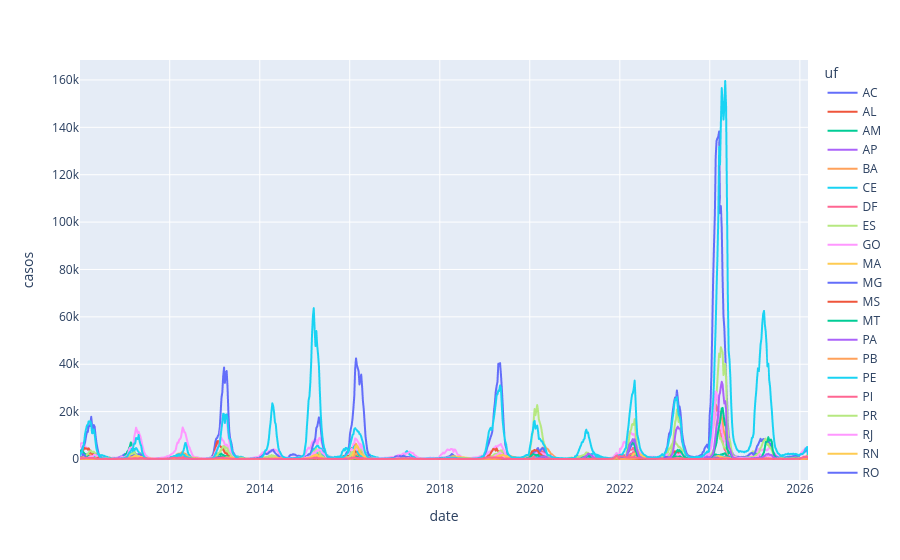

The cell this chart's notebook holds for it:
### Code cell
# Visualize state-level incidence
# -----------------------
df = imdc_dengue_df

state_sr = df.groupby(["uf", "date"])["casos"].sum()


# ---- Plot
fig = px.line(state_sr.reset_index(), x="date", y="casos", color="uf")

display(fig)

# --- Save
fpath = ROOT_DIRPATH / Path(".local/dengue_cases_uf.html")
fpath.parent.mkdir(exist_ok=True, parents=True)

fig.write_html(fpath, include_plotlyjs="cdn")

### Figure 1 — Plotly figure (JSON) as saved in the notebook; plotly's stock layout.template omitted (floating-point values rounded to 4 significant figures; data arrays with more than 128 entries replaced by an {"elided": "..."} marker saying what was removed)
{"data": [{"hovertemplate": "uf=AC<br>date=%{x}<br>casos=%{y}<extra></extra>", "legendgroup": "AC", "line": {"color": "#636efa", "dash": "solid"}, "marker": {"symbol": "circle"}, "mode": "lines", "name": "AC", "showlegend": true, "x": {"elided": "845 str values"}, "xaxis": "x", "y": {"elided": "845 int values"}, "yaxis": "y", "type": "scattergl"}, {"hovertemplate": "uf=AL<br>date=%{x}<br>casos=%{y}<extra></extra>", "legendgroup": "AL", "line": {"color": "#EF553B", "dash": "solid"}, "marker": {"symbol": "circle"}, "mode": "lines", "name": "AL", "showlegend": true, "x": {"elided": "845 str values"}, "xaxis": "x", "y": {"elided": "845 int values"}, "yaxis": "y", "type": "scattergl"}, {"hovertemplate": "uf=AM<br>date=%{x}<br>casos=%{y}<extra></extra>", "legendgroup": "AM", "line": {"color": "#00cc96", "dash": "solid"}, "marker": {"symbol": "circle"}, "mode": "lines", "name": "AM", "showlegend": true, "x": {"elided": "845 str values"}, "xaxis": "x", "y": {"elided": "845 int values"}, "yaxis": "y", "type": "scattergl"}, {"hovertemplate": "uf=AP<br>date=%{x}<br>casos=%{y}<extra></extra>", "legendgroup": "AP", "line": {"color": "#ab63fa", "dash": "solid"}, "marker": {"symbol": "circle"}, "mode": "lines", "name": "AP", "showlegend": true, "x": {"elided": "845 str values"}, "xaxis": "x", "y": {"elided": "845 int values"}, "yaxis": "y", "type": "scattergl"}, {"hovertemplate": "uf=BA<br>date=%{x}<br>casos=%{y}<extra></extra>", "legendgroup": "BA", "line": {"color": "#FFA15A", "dash": "solid"}, "marker": {"symbol": "circle"}, "mode": "lines", "name": "BA", "showlegend": true, "x": {"elided": "845 str values"}, "xaxis": "x", "y": {"elided": "845 int values"}, "yaxis": "y", "type": "scattergl"}, {"hovertemplate": "uf=CE<br>date=%{x}<br>casos=%{y}<extra></extra>", "legendgroup": "CE", "line": {"color": "#19d3f3", "dash": "solid"}, "marker": {"symbol": "circle"}, "mode": "lines", "name": "CE", "showlegend": true, "x": {"elided": "845 str values"}, "xaxis": "x", "y": {"elided": "845 int values"}, "yaxis": "y", "type": "scattergl"}, {"hovertemplate": "uf=DF<br>date=%{x}<br>casos=%{y}<extra></extra>", "legendgroup": "DF", "line": {"color": "#FF6692", "dash": "solid"}, "marker": {"symbol": "circle"}, "mode": "lines", "name": "DF", "showlegend": true, "x": {"elided": "845 str values"}, "xaxis": "x", "y": {"elided": "845 int values"}, "yaxis": "y", "type": "scattergl"}, {"hovertemplate": "uf=ES<br>date=%{x}<br>casos=%{y}<extra></extra>", "legendgroup": "ES", "line": {"color": "#B6E880", "dash": "solid"}, "marker": {"symbol": "circle"}, "mode": "lines", "name": "ES", "showlegend": true, "x": {"elided": "845 str values"}, "xaxis": "x", "y": {"elided": "845 int values"}, "yaxis": "y", "type": "scattergl"}, {"hovertemplate": "uf=GO<br>date=%{x}<br>casos=%{y}<extra></extra>", "legendgroup": "GO", "line": {"color": "#FF97FF", "dash": "solid"}, "marker": {"symbol": "circle"}, "mode": "lines", "name": "GO", "showlegend": true, "x": {"elided": "845 str values"}, "xaxis": "x", "y": {"elided": "845 int values"}, "yaxis": "y", "type": "scattergl"}, {"hovertemplate": "uf=MA<br>date=%{x}<br>casos=%{y}<extra></extra>", "legendgroup": "MA", "line": {"color": "#FECB52", "dash": "solid"}, "marker": {"symbol": "circle"}, "mode": "lines", "name": "MA", "showlegend": true, "x": {"elided": "845 str values"}, "xaxis": "x", "y": {"elided": "845 int values"}, "yaxis": "y", "type": "scattergl"}, {"hovertemplate": "uf=MG<br>date=%{x}<br>casos=%{y}<extra></extra>", "legendgroup": "MG", "line": {"color": "#636efa", "dash": "solid"}, "marker": {"symbol": "circle"}, "mode": "lines", "name": "MG", "showlegend": true, "x": {"elided": "845 str values"}, "xaxis": "x", "y": {"elided": "845 int values"}, "yaxis": "y", "type": "scattergl"}, {"hovertemplate": "uf=MS<br>date=%{x}<br>casos=%{y}<extra></extra>", "legendgroup": "MS", "line": {"color": "#EF553B", "dash": "solid"}, "marker": {"symbol": "circle"}, "mode": "lines", "name": "MS", "showlegend": true, "x": {"elided": "845 str values"}, "xaxis": "x", "y": {"elided": "845 int values"}, "yaxis": "y", "type": "scattergl"}, {"hovertemplate": "uf=MT<br>date=%{x}<br>casos=%{y}<extra></extra>", "legendgroup": "MT", "line": {"color": "#00cc96", "dash": "solid"}, "marker": {"symbol": "circle"}, "mode": "lines", "name": "MT", "showlegend": true, "x": {"elided": "845 str values"}, "xaxis": "x", "y": {"elided": "845 int values"}, "yaxis": "y", "type": "scattergl"}, {"hovertemplate": "uf=PA<br>date=%{x}<br>casos=%{y}<extra></extra>", "legendgroup": "PA", "line": {"color": "#ab63fa", "dash": "solid"}, "marker": {"symbol": "circle"}, "mode": "lines", "name": "PA", "showlegend": true, "x": {"elided": "845 str values"}, "xaxis": "x", "y": {"elided": "845 int values"}, "yaxis": "y", "type": "scattergl"}, {"hovertemplate": "uf=PB<br>date=%{x}<br>casos=%{y}<extra></extra>", "legendgroup": "PB", "line": {"color": "#FFA15A", "dash": "solid"}, "marker": {"symbol": "circle"}, "mode": "lines", "name": "PB", "showlegend": true, "x": {"elided": "845 str values"}, "xaxis": "x", "y": {"elided": "845 int values"}, "yaxis": "y", "type": "scattergl"}, {"hovertemplate": "uf=PE<br>date=%{x}<br>casos=%{y}<extra></extra>", "legendgroup": "PE", "line": {"color": "#19d3f3", "dash": "solid"}, "marker": {"symbol": "circle"}, "mode": "lines", "name": "PE", "showlegend": true, "x": {"elided": "845 str values"}, "xaxis": "x", "y": {"elided": "845 int values"}, "yaxis": "y", "type": "scattergl"}, {"hovertemplate": "uf=PI<br>date=%{x}<br>casos=%{y}<extra></extra>", "legendgroup": "PI", "line": {"color": "#FF6692", "dash": "solid"}, "marker": {"symbol": "circle"}, "mode": "lines", "name": "PI", "showlegend": true, "x": {"elided": "845 str values"}, "xaxis": "x", "y": {"elided": "845 int values"}, "yaxis": "y", "type": "scattergl"}, {"hovertemplate": "uf=PR<br>date=%{x}<br>casos=%{y}<extra></extra>", "legendgroup": "PR", "line": {"color": "#B6E880", "dash": "solid"}, "marker": {"symbol": "circle"}, "mode": "lines", "name": "PR", "showlegend": true, "x": {"elided": "845 str values"}, "xaxis": "x", "y": {"elided": "845 int values"}, "yaxis": "y", "type": "scattergl"}, {"hovertemplate": "uf=RJ<br>date=%{x}<br>casos=%{y}<extra></extra>", "legendgroup": "RJ", "line": {"color": "#FF97FF", "dash": "solid"}, "marker": {"symbol": "circle"}, "mode": "lines", "name": "RJ", "showlegend": true, "x": {"elided": "845 str values"}, "xaxis": "x", "y": {"elided": "845 int values"}, "yaxis": "y", "type": "scattergl"}, {"hovertemplate": "uf=RN<br>date=%{x}<br>casos=%{y}<extra></extra>", "legendgroup": "RN", "line": {"color": "#FECB52", "dash": "solid"}, "marker": {"symbol": "circle"}, "mode": "lines", "name": "RN", "showlegend": true, "x": {"elided": "845 str values"}, "xaxis": "x", "y": {"elided": "845 int values"}, "yaxis": "y", "type": "scattergl"}, {"hovertemplate": "uf=RO<br>date=%{x}<br>casos=%{y}<extra></extra>", "legendgroup": "RO", "line": {"color": "#636efa", "dash": "solid"}, "marker": {"symbol": "circle"}, "mode": "lines", "name": "RO", "showlegend": true, "x": {"elided": "845 str values"}, "xaxis": "x", "y": {"elided": "845 int values"}, "yaxis": "y", "type": "scattergl"}, {"hovertemplate": "uf=RR<br>date=%{x}<br>casos=%{y}<extra></extra>", "legendgroup": "RR", "line": {"color": "#EF553B", "dash": "solid"}, "marker": {"symbol": "circle"}, "mode": "lines", "name": "RR", "showlegend": true, "x": {"elided": "845 str values"}, "xaxis": "x", "y": {"elided": "845 int values"}, "yaxis": "y", "type": "scattergl"}, {"hovertemplate": "uf=RS<br>date=%{x}<br>casos=%{y}<extra></extra>", "legendgroup": "RS", "line": {"color": "#00cc96", "dash": "solid"}, "marker": {"symbol": "circle"}, "mode": "lines", "name": "RS", "showlegend": true, "x": {"elided": "845 str values"}, "xaxis": "x", "y": {"elided": "845 int values"}, "yaxis": "y", "type": "scattergl"}, {"hovertemplate": "uf=SC<br>date=%{x}<br>casos=%{y}<extra></extra>", "legendgroup": "SC", "line": {"color": "#ab63fa", "dash": "solid"}, "marker": {"symbol": "circle"}, "mode": "lines", "name": "SC", "showlegend": true, "x": {"elided": "845 str values"}, "xaxis": "x", "y": {"elided": "845 int values"}, "yaxis": "y", "type": "scattergl"}, {"hovertemplate": "uf=SE<br>date=%{x}<br>casos=%{y}<extra></extra>", "legendgroup": "SE", "line": {"color": "#FFA15A", "dash": "solid"}, "marker": {"symbol": "circle"}, "mode": "lines", "name": "SE", "showlegend": true, "x": {"elided": "845 str values"}, "xaxis": "x", "y": {"elided": "845 int values"}, "yaxis": "y", "type": "scattergl"}, {"hovertemplate": "uf=SP<br>date=%{x}<br>casos=%{y}<extra></extra>", "legendgroup": "SP", "line": {"color": "#19d3f3", "dash": "solid"}, "marker": {"symbol": "circle"}, "mode": "lines", "name": "SP", "showlegend": true, "x": {"elided": "845 str values"}, "xaxis": "x", "y": {"elided": "845 int values"}, "yaxis": "y", "type": "scattergl"}, {"hovertemplate": "uf=TO<br>date=%{x}<br>casos=%{y}<extra></extra>", "legendgroup": "TO", "line": {"color": "#FF6692", "dash": "solid"}, "marker": {"symbol": "circle"}, "mode": "lines", "name": "TO", "showlegend": true, "x": {"elided": "845 str values"}, "xaxis": "x", "y": {"elided": "845 int values"}, "yaxis": "y", "type": "scattergl"}], "layout": {"xaxis": {"anchor": "y", "domain": [0.0, 1.0], "title": {"text": "date"}}, "yaxis": {"anchor": "x", "domain": [0.0, 1.0], "title": {"text": "casos"}}, "legend": {"title": {"text": "uf"}, "tracegroupgap": 0}, "margin": {"t": 60}}}
